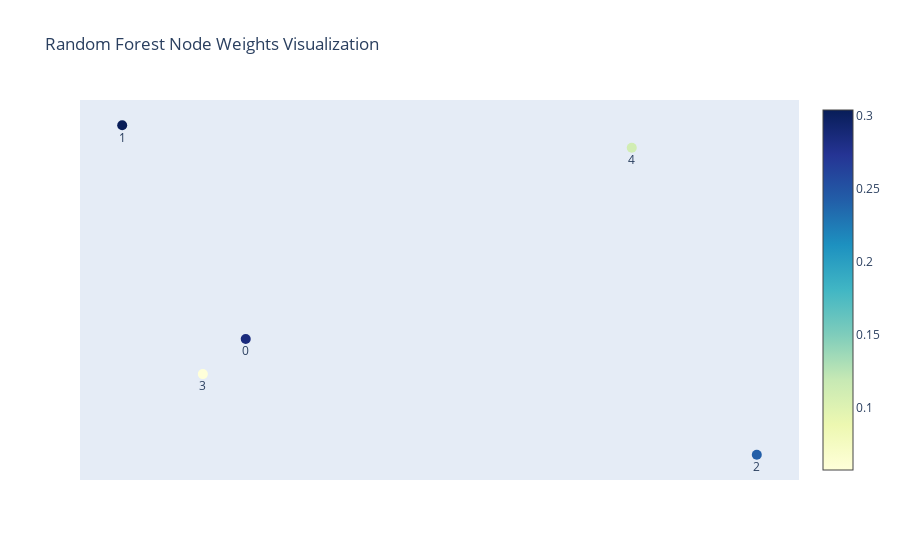

Notebook code for this chart:
### Code cell
# Membuat model RandomForest
rf = RandomForestClassifier(random_state=45)

scores2 = []
classification_reports = []
node_weights = []

for train_indices, test_indices in kf.split(X, y):
    X_train, y_train = X[train_indices], y[train_indices]
    X_test, y_test = X[test_indices], y[test_indices]

    # Fit model
    rf.fit(X_train, y_train)

    # Prediksi
    y_pred = rf.predict(X_test)

    # Simpan akurasi dari fold saat ini
    fold_score = accuracy_score(y_test, y_pred)
    scores2.append(fold_score)

    # Simpan classification report
    class_report = classification_report(y_test, y_pred, output_dict=True)
    classification_reports.append(class_report)
    
    # Simpan bobot node untuk visualisasi
    node_weights.append(rf.feature_importances_)

# Mean accuracy
mean_accuracy2 = np.mean(scores2)
print("K-Fold Cross-Validation Scores:", scores2)
print("Mean Accuracy RF:", mean_accuracy2)

# Kode 2: Visualisasi dengan Plotly
import plotly.graph_objs as go
import plotly.io as pio
import nbformat

# Mengambil bobot rata-rata dari node untuk visualisasi
avg_node_weight = np.mean(node_weights, axis=0)
tree_num = len(avg_node_weight)

# Koordinat dummy untuk visualisasi (dapat disesuaikan)
tree_x = np.random.rand(tree_num)
tree_y = np.random.rand(tree_num)

# Create a trace untuk scatter plot
node_trace = go.Scatter(
    x = tree_x,
    y = tree_y,
    mode = 'markers+text',
    text = list(range(tree_num)),
    textposition = 'bottom center',
    marker = {
        'colorscale': 'YlGnBu',
        'color': avg_node_weight,
        'showscale': True,
        'size': 10
    }
)

# Layout untuk plot
layout = go.Layout(
    title="Random Forest Node Weights Visualization",
    xaxis=dict(
        autorange=True,
        showgrid=False,
        zeroline=False,
        showline=False,
        ticks='',
        showticklabels=False
    ),
    yaxis=dict(
        autorange=True,
        showgrid=False,
        zeroline=False,
        showline=False,
        ticks='',
        showticklabels=False
    )
)

# Gabungkan data dan layout
data = [node_trace]
fig = go.Figure(data=data, layout=layout)

# Plot dan simpan dalam notebook
pio.show(fig, filename='node_weight-scatter')

### Figure 1 — Plotly figure (JSON) as saved in the notebook; plotly's stock layout.template omitted (floating-point values rounded to 4 significant figures)
{"data": [{"marker": {"color": [0.2853, 0.3043, 0.2425, 0.05706, 0.1109], "colorscale": [[0, "rgb(255,255,217)"], [0.125, "rgb(237,248,177)"], [0.25, "rgb(199,233,180)"], [0.375, "rgb(127,205,187)"], [0.5, "rgb(65,182,196)"], [0.625, "rgb(29,145,192)"], [0.75, "rgb(34,94,168)"], [0.875, "rgb(37,52,148)"], [1, "rgb(8,29,88)"]], "showscale": true, "size": 10}, "mode": "markers+text", "text": ["0", "1", "2", "3", "4"], "textposition": "bottom center", "type": "scatter", "x": [0.261, 0.08833, 0.9755, 0.2011, 0.8007], "y": [0.1692, 0.4244, 0.031, 0.1273, 0.3976]}], "layout": {"title": {"text": "Random Forest Node Weights Visualization"}, "xaxis": {"autorange": true, "showgrid": false, "showline": false, "showticklabels": false, "ticks": "", "zeroline": false}, "yaxis": {"autorange": true, "showgrid": false, "showline": false, "showticklabels": false, "ticks": "", "zeroline": false}}}
